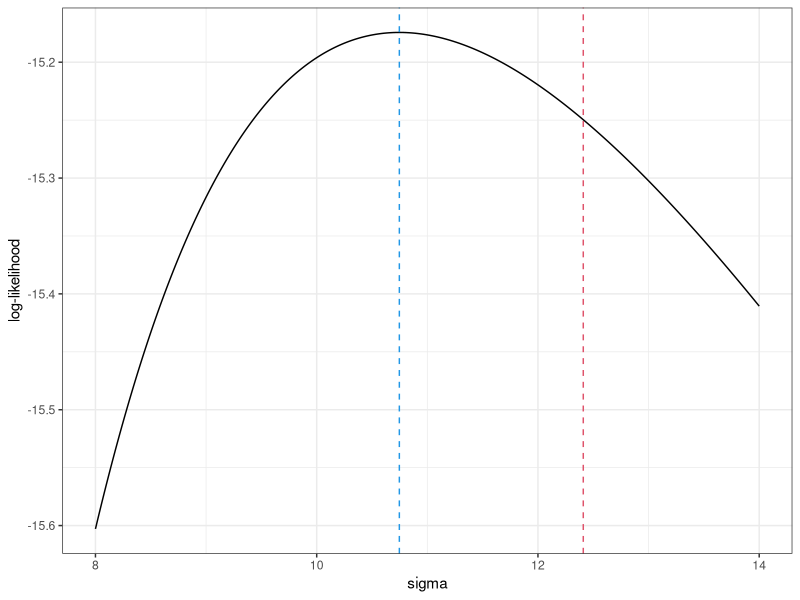
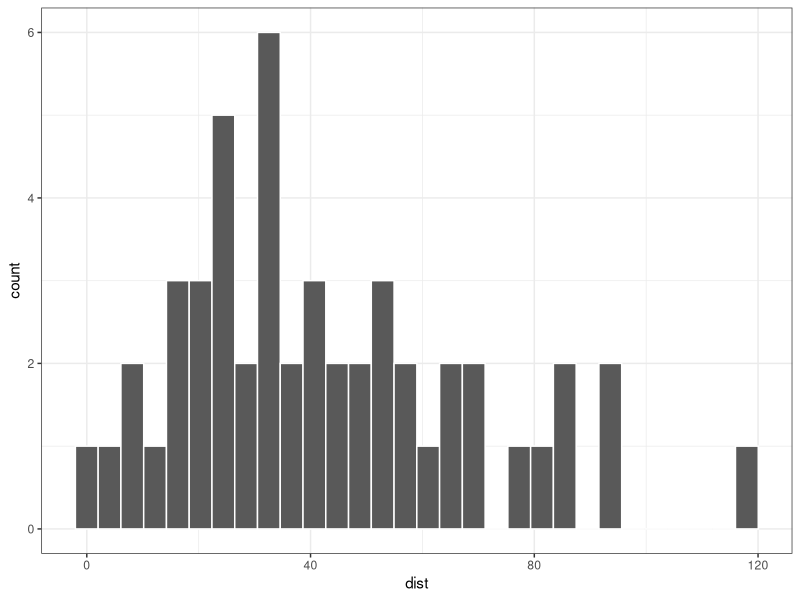

Here is the R script that generated these plots, in order:
library(tidyverse)

## Measuring Model Fit ---------------------------------------------------------

## height data example
y <- c(180, 191, 162, 171)

mu_hat <- mean(y)
sigma_hat <- sd(y)

dnorm(y, mean = mu_hat, sd = sigma_hat)
log(dnorm(y, mean = mu_hat, sd = sigma_hat))

prod(dnorm(y, mean = mu_hat, sd = sigma_hat))
sum(log(dnorm(y, mean = mu_hat, sd = sigma_hat)))

## what is the likelihood that the data came from a normal distribution with mu = 190?
prod(dnorm(y, mean = 190, sd = sigma_hat))
sum(log(dnorm(y, mean = 190, sd = sigma_hat)))

## using the MLE for sigma
n <- length(y)
sigma_hat_mle <- sd(y) * sqrt((n - 1) / n)

prod(dnorm(y, mean = mu_hat, sd = sigma_hat))
prod(dnorm(y, mean = mu_hat, sd = sigma_hat_mle))

sum(log(dnorm(y, mean = mu_hat, sd = sigma_hat)))
sum(log(dnorm(y, mean = mu_hat, sd = sigma_hat_mle)))

loglik <- numeric(300)
i <- 1
for(sigma in seq(8, 14, length = 300)) {
  loglik[i] <- sum(log(dnorm(y, mean = mu_hat, sd = sigma)))
  i <- i + 1
}

tibble(sigma = seq(8, 14, length = 300),
       ll = loglik) %>%
  ggplot(aes(x = sigma, y = ll)) +
  theme_bw() +
  geom_line() +
  ylab("log-likelihood") +
  geom_vline(xintercept = sigma_hat, lty = 2, col = 2) +
  geom_vline(xintercept = sigma_hat_mle, lty = 2, col = 4)

## the cars dataset

cars %>%
  ggplot(aes(x = dist)) +
  theme_bw() +
  geom_histogram(col = "white")

## fitting a normal model

fit1 <- lm(dist ~ 1, data = cars)
mu_hat <- coef(fit1)
mean(cars$dist)

sigma(fit1)
sd(cars$dist)

sigma_hat <- sqrt(sum(mean(residuals(fit1)^2)))

sum(dnorm(cars$dist, mean = mu_hat, sd = sigma_hat, log = TRUE))
logLik(fit1)

## a normal regression model

fit2 <- lm(dist ~ speed, data = cars)

mu_hat <- predict(fit2)
sigma_mle <- sqrt(mean(residuals(fit2)^2))

sum(dnorm(cars$dist, mean = mu_hat, sd = sigma_mle, log = TRUE))
logLik(fit2)

## a likelihood ratio

logLik(fit2) - logLik(fit1)
exp(logLik(fit2) - logLik(fit1))

## residual sums of squares

residuals(fit2)
cars$dist - predict(fit2)

sum(residuals(fit1)^2)
sum(residuals(fit2)^2) ## smaller, part of the variation explained by predictor

RSS_fit1 <- sum(residuals(fit1)^2)
RSS_fit2 <- sum(residuals(fit2)^2)

n <- nrow(cars)
-(n/2) * (log(2*pi) - log(n) + log(RSS_fit1) + 1)
logLik(fit1)

-(n/2) * (log(2*pi) - log(n) + log(RSS_fit2) + 1)
logLik(fit2)

logLik(fit2) - logLik(fit1)
(log(RSS_fit2) - log(RSS_fit1)) * (- n / 2)

## RMSE

sqrt(mean(residuals(fit1)^2))
sqrt(mean(residuals(fit2)^2))

## MAE

mean(abs(residuals(fit1)))
mean(abs(residuals(fit2)))

## Deviance and logistic regression

cars_df <- cars %>%
  mutate(z = dist > median(dist))

## constant probability of being above average distance
fit3 <- glm(z ~ 1, 
            family = binomial,
            data = cars_df)

## prob of being above average dist is function of speed
fit4 <- glm(z ~ speed, 
            family = binomial,
            data = cars_df)

logLik(fit3) # the probability of observing outcome given M3 (and mle's of unknowns)
logLik(fit4) # the probability of observing outcome given M4 (and mle's of unknowns)

logLik(fit4) - logLik(fit3) # log of the likelihod ratio

- 2 * logLik(fit3)
- 2 * logLik(fit4)
(deviance(fit3) - deviance(fit4)) / 2

exp(16.88) ## approx. 21 million times more likely

sum(residuals(fit3, type = "deviance")^2)
deviance(fit3)
- 2 * logLik(fit3)

residuals(fit3, type = "deviance")
y <- cars_df$z
p <- predict(fit3, type = "response")
sign(y - p) * sqrt(- 2 * (y * log(p) + (1 - y) * log(1 - p)))

## Nested Model Comparisons ----------------------------------------------------

fit5 <- lm(Fertility ~ Agriculture + Education, data = swiss)
fit6 <- lm(Fertility ~ Agriculture + Education + Catholic, data = swiss)

RSS_5 <- sum(residuals(fit5)^2)
RSS_6 <- sum(residuals(fit6)^2)

RSS_5
RSS_6

(RSS_5 - RSS_6) / RSS_6

## Null hypothesis test on model fits of nested models
anova(fit5, fit6)

## F statistic
(RSS_5 - RSS_6) / (RSS_6/fit6$df.residual)

# likelihood ratio
logLik(fit6) - logLik(fit5)

## drop1 nested model comparison
drop1(fit6, test = "F")

sum(residuals(lm(Fertility ~ Education + Catholic, data = swiss))^2)
sum(residuals(lm(Fertility ~ Agriculture + Catholic, data = swiss))^2)
sum(residuals(lm(Fertility ~ Agriculture + Education, data = swiss))^2)

## Sequential anova: Type I sums of squares
anova(fit6)
sum(residuals(lm(Fertility ~ 1, data = swiss))^2) - sum(residuals(lm(Fertility ~ Agriculture, data = swiss))^2)
sum(residuals(lm(Fertility ~ Agriculture, data = swiss))^2) - sum(residuals(lm(Fertility ~ Agriculture + Education, data = swiss))^2)
sum(residuals(lm(Fertility ~ Education + Agriculture, data = swiss))^2) - sum(residuals(lm(Fertility ~ Agriculture + Education + Catholic, data = swiss))^2)
sum(residuals(lm(Fertility ~ Agriculture + Education + Catholic, data = swiss))^2)

fit6 <- lm(Fertility ~ Agriculture + Education + Catholic, data = swiss)
fit6a <- lm(Fertility ~ Catholic + Agriculture + Education, data = swiss)
anova(fit6a)

## proportion decrease in error
(RSS_5 - RSS_6) / RSS_5
fit7 <- lm(Fertility ~ 1, data = swiss) # null model
RSS_7 <- sum(residuals(fit7)^2)

(RSS_7 - RSS_6) / RSS_7 # R^2 of fit6

anova(fit7, fit6) # global test

## Nested model comparison in GLMs

swiss_df <- swiss %>%
  mutate(z = Fertility > median(Fertility))

fit8 <- glm(z ~ Agriculture + Education, 
            family = binomial,
            data = swiss_df)

fit9 <- glm(z ~ Agriculture + Education + Catholic, 
            family = binomial,
            data = swiss_df)

logLik(fit8)
logLik(fit9)
logLik(fit9) - logLik(fit8)

deviance(fit8)
deviance(fit9)
deviance(fit8) - deviance(fit9)

summary(fit9)

## deviance comparison in glm's using a chi-squared test
anova(fit8, fit9, test = "Chisq")

## p-value manually calculated
pchisq(deviance(fit8) - deviance(fit9), df = 1, lower.tail = F)

## one continuous and one categorical predictor



# thresholds to compare loocv elpd at the deviance scale
# AIC \approx. -2 * elpd, however the approx doesn't hold well for more complex models